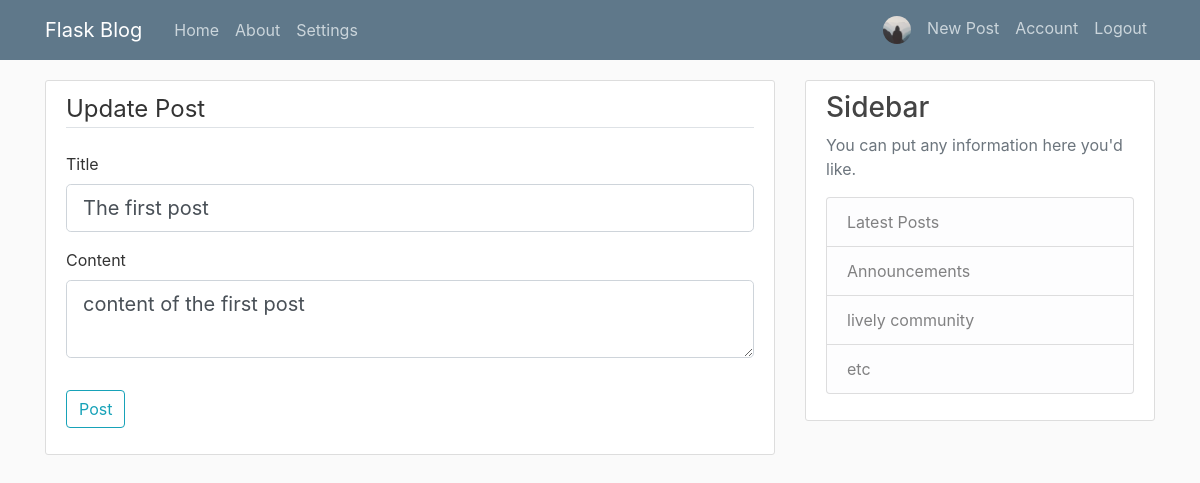
Screenshot of /post/1/update (signed in) with the database file from the repository.
### flaskblog/models.py (models this page shows, shortened)
class User(db.Model, UserMixin):
    id = db.Column(db.Integer, primary_key=True)
    username = db.Column(db.String(20), unique=True, nullable=False)
    email = db.Column(db.String(120), unique=True, nullable=False)
    image_file = db.Column(db.String(20), nullable=False, default='default.jpg')
    password = db.Column(db.String(60), nullable=False)
    date_created = db.Column(db.Date, nullable=False, default=date.today())
    posts = db.relationship('Post', backref='author', lazy=True)
    comments = db.relationship('Comment', backref='author', lazy=True)

class Post(db.Model):
    id = db.Column(db.Integer, primary_key=True)
    title = db.Column(db.String(100), nullable=False)
    date_posted = db.Column(db.DateTime, nullable=False, default=datetime.now)
    content = db.Column(db.Text, nullable=False)
    user_id = db.Column(db.Integer, db.ForeignKey('user.id'), nullable=False)
    likes = db.Column(db.Integer, default = 0)

### flaskblog/posts/routes.py (the view)
@posts.route("/post/<int:post_id>/update", methods=['GET', 'POST'])
@login_required
def update_post(post_id):
    post = Post.query.get_or_404(post_id)
    if post.author != current_user:
        abort(403)
    form = PostForm()
    if form.validate_on_submit():
        post.title = form.title.data
        post.content = form.content.data
        db.session.commit()
        flash('Your post has been updated!', 'success')
        current_app.logger.info(f'Post updated: {post}')
        return redirect(url_for('posts.post', post_id=post.id))
    elif request.method == 'GET':
        form.title.data = post.title
        form.content.data = post.content
    return render_template('create_post.html', title='Update Post',
                           form=form, legend='Update Post')

### flaskblog/posts/forms.py
class PostForm(FlaskForm):
    title = StringField('Title', validators=[DataRequired()])
    content = TextAreaField('Content', validators=[DataRequired()])
    submit = SubmitField('Post')

### flaskblog/models.py (called while the page is built)
@login_manager.user_loader
def load_user(user_id):
    return User.query.get(int(user_id))

### flaskblog/templates/create_post.html (shortened to what this page needs)
{% extends "layout.html" %}
{% block content %}
<div class="content-section">
    <form method="POST" action="">
        <fieldset class="form-group">
            <legend class="border-bottom mb-4">{{ legend }}</legend>
            <div class="form-group">
                {{ form.title.label(class="form-control-label") }}
                {% if form.title.errors %}
                    {{ form.title(class="form-control form-control-lg is-invalid") }}
                    <div class="invalid-feedback">
                        {% for error in form.title.errors %}
                            <span>{{ error }}</span>
                        {% endfor %}
                    </div>
                {% else %}
                    {{ form.title(class="form-control form-control-lg") }}
                {% endif %}
            </div>
            <div class="form-group">
                {{ form.content.label(class="form-control-label") }}
                {% if form.content.errors %}
                    {{ form.content(class="form-control form-control-lg is-invalid") }}
                    <div class="invalid-feedback">
                        {% for error in form.content.errors %}
                            <span>{{ error }}</span>
                        {% endfor %}
                    </div>
                {% else %}
                    {{ form.content(class="form-control form-control-lg") }}
                {% endif %}
            </div>
        </fieldset>
        <div class="form-group">
            {{ form.submit(class="btn btn-outline-info") }}
        </div>
    </form>
</div>
{% endblock content %}

### flaskblog/templates/layout.html (shortened to what this page needs)
<!DOCTYPE html>
<html>
<head>
    <link rel="stylesheet" type="text/css" href="{{ url_for('static', filename='bootstrap.css') }}">
    <link rel="stylesheet" type="text/css" href="{{ url_for('static', filename='main.css') }}">
    <link rel="stylesheet" type="text/css" href="{{ url_for('static', filename='bootoast.css') }}">
</head>
<body>
    <header class="site-header">
      <nav class="navbar navbar-expand-md navbar-dark bg-steel fixed-top">
        <div class="container">
          <a class="navbar-brand mr-4" href="/">Flask Blog</a>
          <div class="collapse navbar-collapse" id="navbarToggle">
            <div class="navbar-nav mr-auto">
              <a class="nav-item nav-link" href="{{ url_for('main.home') }}">Home</a>
              <a class="nav-item nav-link" href="{{ url_for('main.about') }}">About</a>
              <a class="nav-item nav-link" href="{{ url_for('main.settings') }}">Settings</a>
            </div>
            <div class="navbar-nav">
              {% if current_user.is_authenticated %}
                <a class="nav-item nav-link" href="{{url_for('users.user_posts', username=current_user.username)}}">
                    <img class="rounded-circle my-nav-img" src="{{ url_for('static',filename='profile_pics/' + current_user.image_file) }}">
                </a>
                <a class="nav-item nav-link" href="{{ url_for('posts.new_post') }}">New Post</a>
                <a class="nav-item nav-link" href="{{ url_for('users.account') }}">Account</a>
                <a class="nav-item nav-link" href="{{ url_for('users.logout') }}">Logout</a>
              {% else %}
                <a class="nav-item nav-link" href="{{ url_for('users.login') }}">Login</a>
                <a class="nav-item nav-link" href="{{ url_for('users.register') }}">Register</a>
              {% endif %}
            </div>
          </div>
        </div>
      </nav>
    </header>
    <main role="main" class="container">
      <div class="row">
        <div class="col-md-8">
          {% block content %}{% endblock %}
        </div>
        <div class="col-md-4">
          <div class="content-section">
            <h3>Sidebar</h3>
            {% if current_user.is_authenticated and sidebar_info %}
            <p class='text-muted'>
                <ul class="list-group">
                    {% for item in sidebar_info %}
                    <li class="list-group-item list-group-item-light">{{item}}</li>
                    {% endfor %}
                </ul>
            </p>
            {% else %}
            <p class='text-muted'>You can put any information here you'd like.
                <ul class="list-group">
                    <li class="list-group-item list-group-item-light">Latest Posts</li>
                    <li class="list-group-item list-group-item-light">Announcements</li>
                    <li class="list-group-item list-group-item-light">lively community</li>
                    <li class="list-group-item list-group-item-light">etc</li>
                </ul>
            </p>
            {% endif %}
          </div>
        </div>
      </div>
    </main>
</body>
</html>

### flaskblog/static/main.css (style rules this page uses)
body { background: #fafafa; color: #333333; margin-top: 5rem; }
h1, h2, h3, h4, h5, h6 { color: #444444; }
.bg-steel { background-color: #5f788a; }
.site-header .navbar-nav .nav-link { color: #cbd5db; }
.content-section { background: #ffffff; padding: 10px 20px; border: 1px solid #dddddd; border-radius: 3px; margin-bottom: 20px; }
.my-nav-img { height: 28px; width: 28px }

### rows the page displays
User: image_file (placeholder picture)
Post: title "The first post", content "content of the first post"

### other values shown
{{ legend }} "Update Post"
